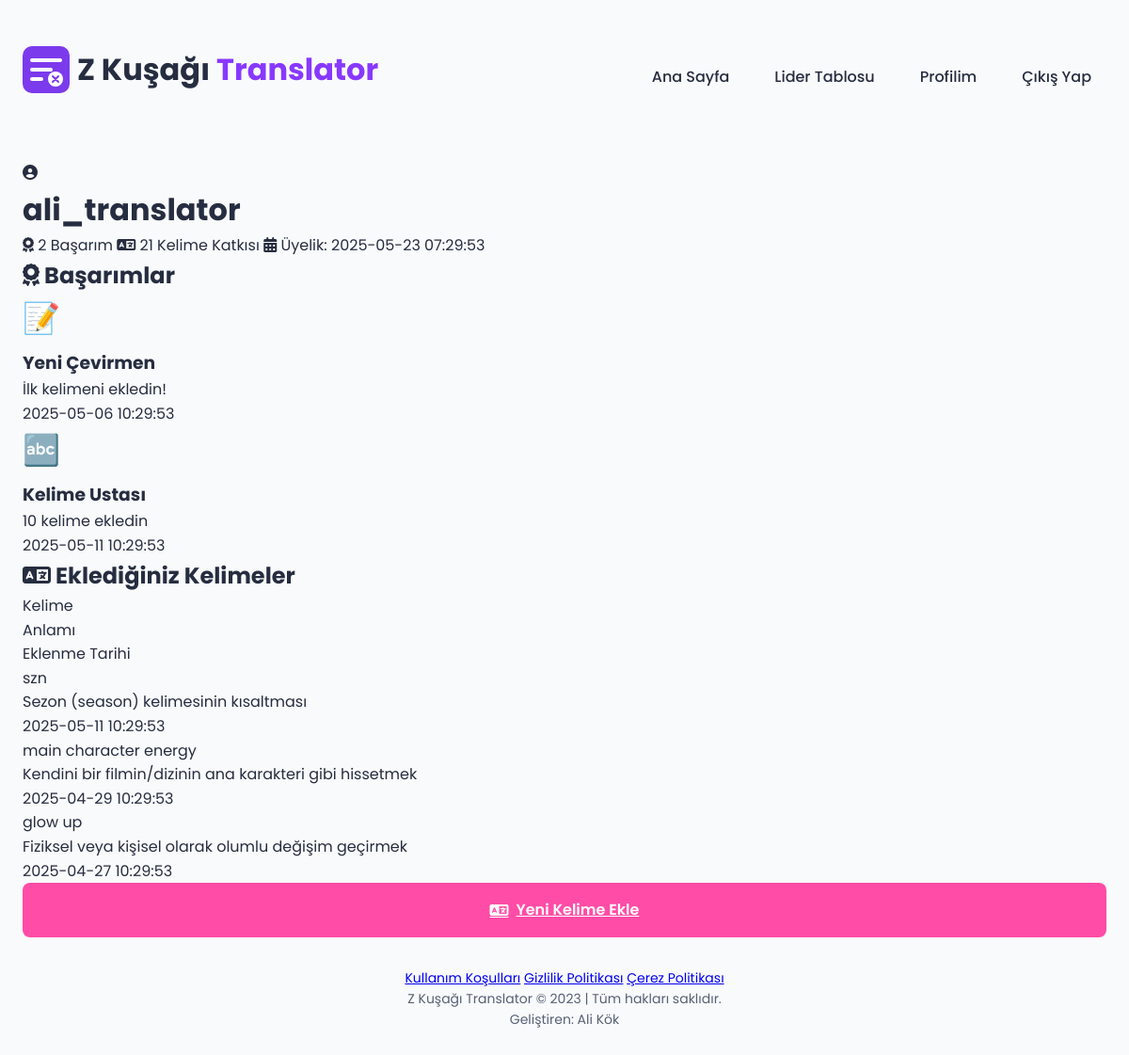
The app's page /profile (signed in) with its own data.
### tables this page shows
CREATE TABLE users (
        id INTEGER PRIMARY KEY AUTOINCREMENT,
        username TEXT UNIQUE NOT NULL,
        email TEXT UNIQUE NOT NULL,
        password_hash TEXT NOT NULL,
        created_at TIMESTAMP DEFAULT CURRENT_TIMESTAMP,
        updated_at TIMESTAMP DEFAULT CURRENT_TIMESTAMP,
        contribution_count INTEGER DEFAULT 0,
        bio TEXT,
        is_admin INTEGER DEFAULT 0
    );

CREATE TABLE user_achievements (
        user_id INTEGER NOT NULL,
        achievement_id INTEGER NOT NULL,
        earned_at TIMESTAMP DEFAULT CURRENT_TIMESTAMP,
        PRIMARY KEY (user_id, achievement_id),
        FOREIGN KEY (user_id) REFERENCES users(id),
        FOREIGN KEY (achievement_id) REFERENCES achievements(id)
    );

CREATE TABLE achievements (
        id INTEGER PRIMARY KEY AUTOINCREMENT,
        name TEXT UNIQUE NOT NULL,
        description TEXT NOT NULL,
        icon TEXT NOT NULL,
        requirement_count INTEGER NOT NULL
    );

CREATE TABLE words (
        id INTEGER PRIMARY KEY AUTOINCREMENT,
        word TEXT UNIQUE NOT NULL,
        meaning TEXT NOT NULL,
        created_at TIMESTAMP DEFAULT CURRENT_TIMESTAMP,
        updated_at TIMESTAMP DEFAULT CURRENT_TIMESTAMP,
        suggested_by TEXT
    , votes_up INTEGER DEFAULT 0, votes_down INTEGER DEFAULT 0, is_approved INTEGER DEFAULT 0, approved_by INTEGER, approved_at TIMESTAMP);

### app.py (the view)
@app.route('/profile')
@login_required
def profile():
    user = get_user_by_id(session['user_id'])
    if not user:
        session.pop('user_id', None)
        return redirect(url_for('login'))
    user_achievements = get_user_achievements(user['id'])
    user_words = get_user_words(user['id'])
    return render_template('profile.html', user=user, achievements=user_achievements, words=user_words)

### app.py (called while the page is built)
def login_required(f):
    @wraps(f)
    def decorated_function(*args, **kwargs):
        if 'user_id' not in session:
            return redirect(url_for('login', next=request.url))
        return f(*args, **kwargs)
    return decorated_function

### db_config.py (called while the page is built)
def get_db_connection():
    logger.info("SQLite veritabanı kullanılıyor")
    return get_sqlite_connection()

def get_sqlite_connection():
    if os.environ.get('RAILWAY_ENVIRONMENT'):
        db_path = "/tmp/zgen_translator.db"
    else:
        db_path = os.path.join(os.path.dirname(os.path.abspath(__file__)), 'zgen_translator.db')
    logger.info(f"SQLite veritabanı yolu: {db_path}")
    try:
        conn = sqlite3.connect(db_path)
        conn.row_factory = sqlite3.Row  # Dict benzeri sonuçlar için
        cursor = conn.cursor()
        cursor.execute('SELECT 1')
        cursor.fetchone()
        cursor.close()
        logger.info("SQLite bağlantısı başarılı")
        return conn
    except Exception as e:
        logger.error(f"SQLite bağlantı hatası: {e}")
        logger.info("Bellek içi SQLite veritabanına geçiliyor...")
        memory_conn = sqlite3.connect(':memory:')
        memory_conn.row_factory = sqlite3.Row
        return memory_conn

### models.py (called while the page is built)
def get_user_by_id(user_id):
    conn = get_db_connection()
    cur = conn.cursor()
    cur.execute("SELECT * FROM users WHERE id = ?", (user_id,))
    result = cur.fetchone()
    conn.close()
    return dict(result) if result else None

def get_user_achievements(user_id):
    conn = get_db_connection()
    cur = conn.cursor()
    cur.execute("""
        SELECT a.id, a.name, a.description, a.icon, ua.earned_at
        FROM achievements a
        JOIN user_achievements ua ON a.id = ua.achievement_id
        WHERE ua.user_id = ?
        ORDER BY ua.earned_at
    """, (user_id,))
    results = cur.fetchall()
    conn.close()
    return [dict(result) for result in results]

def get_user_words(user_id, limit=20):
    conn = get_db_connection()
    cur = conn.cursor()
    cur.execute("""
        SELECT word, meaning, created_at
        FROM words
        WHERE suggested_by = ?
        ORDER BY created_at DESC
        LIMIT ?
    """, (user_id, limit))
    results = cur.fetchall()
    conn.close()
    return [dict(result) for result in results]

### templates/profile.html (shortened to what this page needs)
{% extends "layout.html" %}
{% block content %}
<div class="profile-container">
    <div class="profile-header">
        <div class="profile-avatar">
            <i class="fas fa-user-circle"></i>
        </div>
        <div class="profile-info">
            <h1>{{ user.username }}</h1>
            <p class="profile-stats">
                <span><i class="fas fa-award"></i> {{ achievements|length }} Başarım</span>
                <span><i class="fas fa-language"></i> {{ user.contribution_count }} Kelime Katkısı</span>
                <span><i class="fas fa-calendar-alt"></i> Üyelik: {{ user.created_at }}</span>
            </p>
        </div>
    </div>
    <div class="profile-sections">
        <section class="profile-section">
            <h2><i class="fas fa-award"></i> Başarımlar</h2>
            <div class="achievements-container">
                {% if achievements %}
                    {% for achievement in achievements %}
                    <div class="achievement-card">
                        <div class="achievement-icon">{{ achievement.icon }}</div>
                        <div class="achievement-details">
                            <h3>{{ achievement.name }}</h3>
                            <p>{{ achievement.description }}</p>
                            <p class="achievement-date">{{ achievement.earned_at }}</p>
                        </div>
                    </div>
                    {% endfor %}
                {% else %}
                    <p class="empty-state">Henüz hiç başarım kazanmadınız. Kelime ekleyerek başarımlar kazanabilirsiniz!</p>
                {% endif %}
            </div>
        </section>
        <section class="profile-section">
            <h2><i class="fas fa-language"></i> Eklediğiniz Kelimeler</h2>
            <div class="words-container">
                {% if words %}
                    <div class="words-table">
                        <div class="words-header">
                            <div class="word-cell">Kelime</div>
                            <div class="meaning-cell">Anlamı</div>
                            <div class="date-cell">Eklenme Tarihi</div>
                        </div>
                        {% for word in words %}
                        <div class="word-row">
                            <div class="word-cell">{{ word.word }}</div>
                            <div class="meaning-cell">{{ word.meaning }}</div>
                            <div class="date-cell">{{ word.created_at }}</div>
                        </div>
                        {% endfor %}
                    </div>
                {% else %}
                    <p class="empty-state">Henüz kelime eklemediniz. Ana sayfaya dönüp kelime ekleyebilirsiniz!</p>
                {% endif %}
            </div>
        </section>
    </div>
    <div class="profile-actions">
        <a href="{{ url_for('index') }}" class="secondary-btn">
            <i class="fas fa-language"></i> Yeni Kelime Ekle
        </a>
    </div>
</div>
{% endblock %}

### static/css/style.css (style rules this page uses)
:root { --primary: 264 100% 61%; --primary-light: 264 96% 85%; --secondary: 330 100% 65%; --accent: 160 84% 39%; --background: 210 20% 98%; --card-bg: 0 0% 100%; --text-dark: 225 25% 20%; --text-medium: 220 15% 40%; --text-light: 220 15% 60%; --success: 142 76% 36%; --warning: 38 92% 50%; --danger: 0 84% 60%; --border: 220 13% 91%; --space-xs: 0.25rem; --space-sm: 0.5rem; --space-md: 1rem; --space-lg: 1.5rem; --space-xl: 2rem; --space-xxl: 3rem; --font-family: 'Poppins', sans-serif; --font-size-xs: 0.75rem; --font-size-sm: 0.875rem; --font-size-md: 1rem; --font-size-lg: 1.125rem; --font-size-xl: 1.25rem; --font-size-xxl: 1.5rem; --font-size-title: 2rem; --radius-sm: 0.25rem; --radius-md: 0.5rem; --radius-lg: 0.75rem; --radius-xl: 1rem; --shadow-sm: 0 1px 2px rgba(0, 0, 0, 0.05); --shadow-md: 0 4px 6px -1px rgba(0, 0, 0, 0.1), 0 2px 4px -1px rgba(0, 0, 0, 0.06); --shadow-lg: 0 10px 15px -3px rgba(0, 0, 0, 0.1), 0 4px 6px -2px rgba(0, 0, 0, 0.05); }
* { margin: 0; padding: 0; box-sizing: border-box; }
body { font-family: var(--font-family); background-color: hsl(var(--background)); color: hsl(var(--text-dark)); line-height: 1.6; min-height: 100vh; }
h1 { font-size: var(--font-size-title); font-weight: 700; color: hsl(var(--text-dark)); }
.primary-btn, .secondary-btn { padding: var(--space-md) var(--space-lg); border: none; border-radius: var(--radius-md); font-family: var(--font-family); font-weight: 600; font-size: var(--font-size-md); cursor: pointer; display: flex; align-items: center; justify-content: center; gap: var(--space-sm); transition: all 0.2s ease; }
.secondary-btn { background-color: hsl(var(--secondary)); color: white; }
.achievement-icon { font-size: 2rem; margin-bottom: var(--space-sm); }

### records on screen
users: username "ali_translator", contribution_count "21", created_at "2025-05-23 07:29:53"
user_achievements: icon "📝", name "Yeni Çevirmen", description "İlk kelimeni ekledin!", earned_at "2025-05-06 10:29:53"
user_achievements: icon "🔤", name "Kelime Ustası", description "10 kelime ekledin", earned_at "2025-05-11 10:29:53"
words: word "szn", meaning "Sezon (season) kelimesinin kısaltması", created_at "2025-05-11 10:29:53"
words: word "main character energy", meaning "Kendini bir filmin/dizinin ana karakteri gibi hissetmek", created_at "2025-04-29 10:29:53"
words: word "glow up", meaning "Fiziksel veya kişisel olarak olumlu değişim geçirmek", created_at "2025-04-27 10:29:53"

### other values on screen
{{ achievements|length }} "2"
